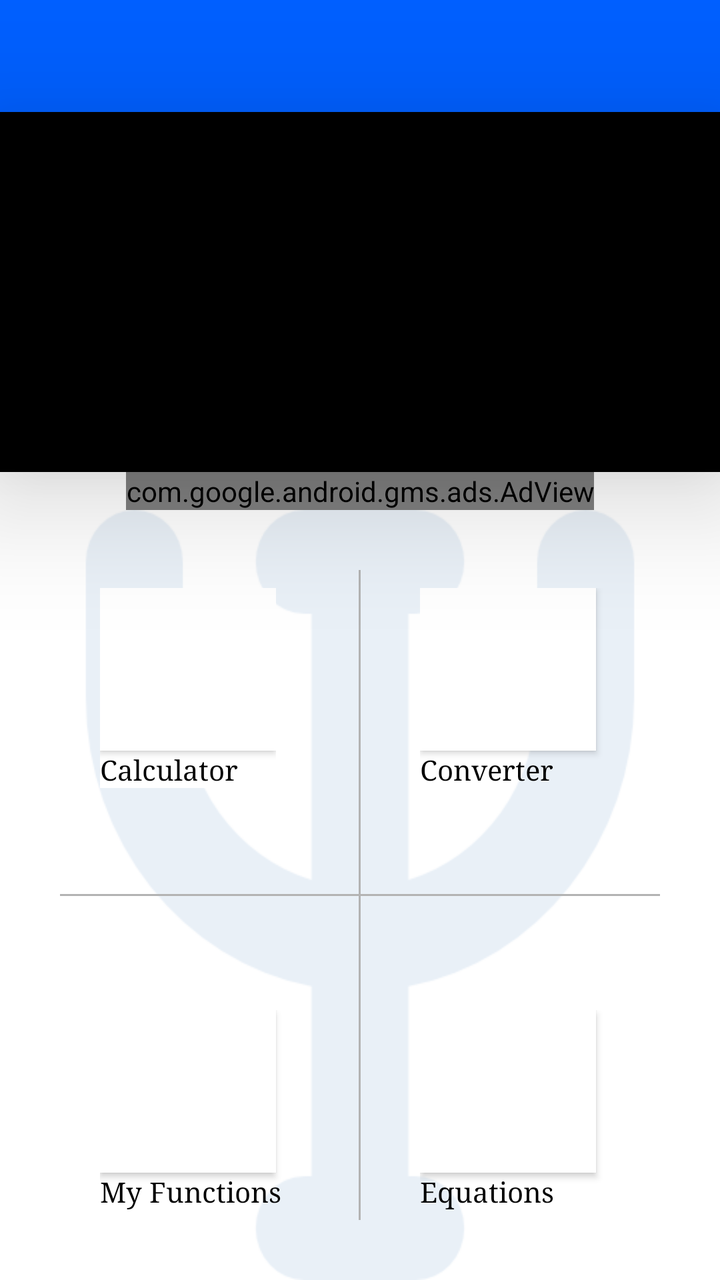
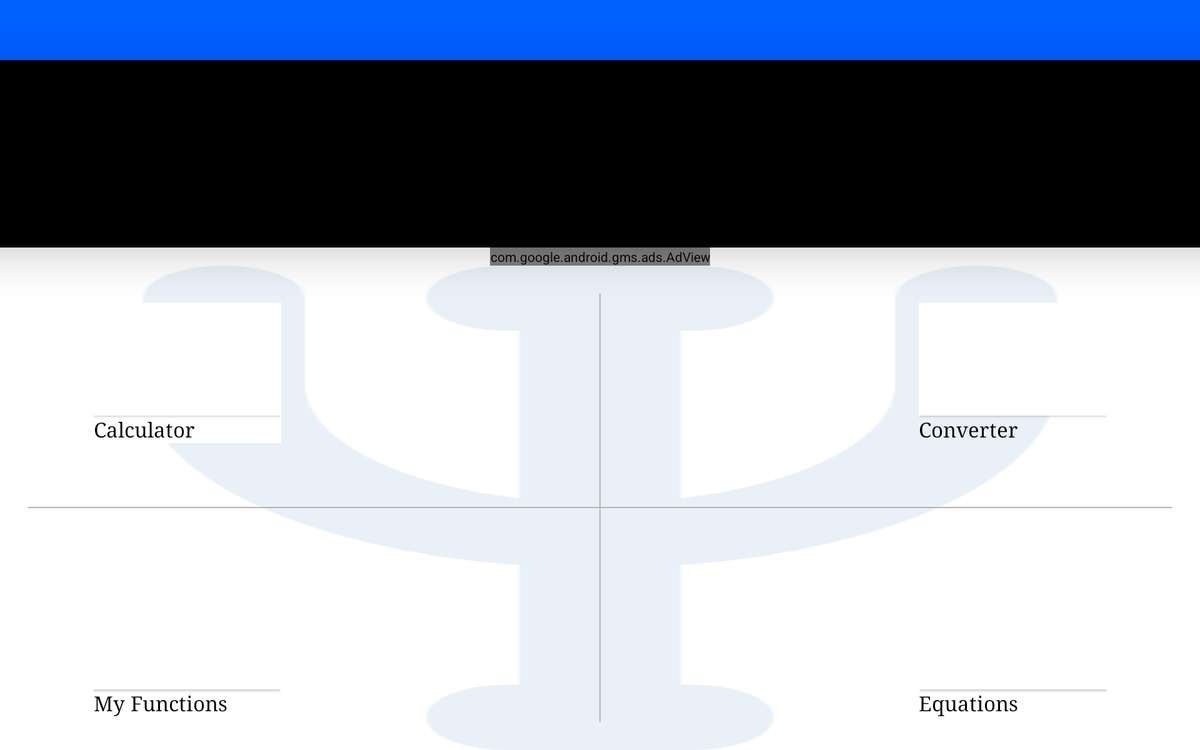

The same Android screen from two of the app's own layout files: first res/layout/ as a phone draws it, then the repository's variant for another configuration, drawn on a device whose configuration selects that folder. Both files follow.
<!-- AndroidManifest.xml: application theme AppTheme -->
<!-- res/layout/activity_gunnermain.xml -->
<?xml version="1.0" encoding="utf-8"?>
<android.support.v4.widget.DrawerLayout xmlns:android="http://schemas.android.com/apk/res/android"
    xmlns:tools="http://schemas.android.com/tools"
    android:layout_width="match_parent"
    android:layout_height="match_parent"
    xmlns:app="http://schemas.android.com/apk/res-auto"
    xmlns:ads="http://schemas.android.com/apk/res-auto"
    android:background="#fff"
    tools:context=".homeclasses.gunnermain"
    android:id="@+id/drawer_layout">

    <LinearLayout
        android:layout_width="match_parent"
        android:layout_height="match_parent"
        android:orientation="vertical"
        android:background="#fff">
        <android.support.v7.widget.Toolbar
            android:layout_width="match_parent"
            android:layout_height="?attr/actionBarSize"
            android:background="#005FFF"
            android:elevation="16dp"
            android:id="@+id/cb"
            android:theme="@style/AppTheme.NoActionBar"
            android:layout_marginTop="0dp"
            android:titleTextColor="?attr/titleTextColor"
            android:subtitleTextColor="#fff"
            android:transitionGroup="false"
            android:touchscreenBlocksFocus="true"/>

        <RelativeLayout
            android:layout_width="match_parent"
            android:layout_height="180dp"
            android:background="#000"
            android:elevation="36dp"
            android:id="@+id/pics">
        </RelativeLayout>


        <com.google.android.gms.ads.AdView
            android:layout_width="wrap_content"
            android:layout_height="wrap_content"
            android:id="@+id/adview"
            ads:adSize="BANNER"
            ads:adUnitId="@string/adid1"
            android:alpha="1"
            android:layout_gravity="center_horizontal"
             />

        <RelativeLayout
            android:layout_width="match_parent"
            android:layout_height="match_parent"
            android:layout_weight="1"
            android:orientation="vertical"
            android:background="@drawable/psiback"

            >
            <LinearLayout
                android:layout_width="match_parent"
                android:layout_height="match_parent"
                android:background="#fff"
                android:alpha="0.9"
                android:orientation="horizontal">

            </LinearLayout>


            <View
                android:layout_width="1dp"
                android:layout_height="match_parent"
                android:layout_centerInParent="true"
                android:background="#b3b3b3"
                android:layout_marginTop="30dp"
                android:layout_marginBottom="30dp"/>
            <View
                android:layout_width="match_parent"
                android:layout_height="1dp"
                android:layout_centerInParent="true"
                android:background="#b3b3b3"
                android:layout_marginRight="30dp"
                android:layout_marginLeft="30dp"/>
            <LinearLayout
                android:layout_width="wrap_content"
                android:layout_height="100dp"
                android:layout_marginLeft="50dp"

                android:layout_alignTop="@+id/cd1"
                android:layout_alignParentLeft="true"
                android:layout_alignParentStart="true"
                    android:orientation="vertical"
                    android:background="#fff">
                    <Button
                        android:layout_width="wrap_content"
                        android:layout_height="wrap_content"
                        android:id="@+id/CALCULATOR"
                        android:layout_weight="1"
                        android:background="#fff"
                        android:onClick="Calculator"
                        android:textColor="#005fff"

                        />
                    <TextView
                        android:layout_width="wrap_content"
                        android:layout_height="wrap_content"
                        android:layout_gravity="bottom"

                        android:text="@string/calculator"
                        android:textColor="#000"
                        android:fontFamily="serif"/>
                </LinearLayout>



<LinearLayout
    android:layout_width="100dp"
    android:layout_height="100dp"

    android:layout_alignParentTop="true"
    android:layout_alignParentRight="true"
    android:layout_alignParentEnd="true"
android:id="@+id/cd1"
    android:layout_marginTop="39dp"
    android:layout_marginRight="50dp"
    android:orientation="vertical">
    <Button
        android:layout_width="wrap_content"
        android:layout_height="wrap_content"
       android:layout_weight="1"
        android:id="@+id/button2"
android:background="#fff"
        android:onClick="converter"
        android:textColor="#005fff"
 />
    <TextView
        android:layout_width="wrap_content"
        android:layout_height="wrap_content"
        android:text="@string/converter"
        android:textColor="#000"
        android:fontFamily="serif"/>
</LinearLayout>




    <LinearLayout
        android:layout_width="100dp"
        android:layout_height="100dp"
        android:orientation="vertical"
        android:id="@+id/cd2"
        android:layout_alignTop="@+id/cd4"
        android:layout_alignLeft="@+id/cd1"
        android:layout_alignStart="@+id/cd1">
            <Button
                android:layout_width="wrap_content"
                android:layout_weight="1"
                android:id="@+id/button"
android:background="#fff"
                android:onClick="equations"
                android:textColor="#005fff"
                android:layout_height="wrap_content" />
    <TextView
        android:layout_width="wrap_content"
        android:layout_height="wrap_content"
        android:layout_gravity="bottom"
        android:text="@string/equation"
        android:textColor="#000"
        android:fontFamily="serif"/>
    </LinearLayout>



<LinearLayout
    android:layout_width="100dp"
    android:layout_height="100dp"
    android:orientation="vertical"
    android:layout_marginLeft="50dp"
    android:id="@+id/cd4"
    android:layout_alignParentBottom="true"
    android:layout_alignParentLeft="true"
    android:layout_alignParentStart="true"
    android:layout_marginBottom="35dp">
            <Button
                android:layout_width="wrap_content"
                android:layout_height="wrap_content"
                android:id="@+id/button3"
                android:layout_row="1"
                android:layout_weight="1"
                android:layout_column="0"
android:background="#fff"
                android:onClick="personal"

                />
    <TextView
        android:layout_width="wrap_content"
        android:layout_height="wrap_content"
        android:text="@string/myfunctions"
        android:fontFamily="serif"
        android:textColor="#000"
        android:gravity="bottom"/>
</LinearLayout>
        </RelativeLayout>

    </LinearLayout>

    <android.support.design.widget.NavigationView
        android:layout_width="wrap_content"
        android:layout_height="match_parent"
        android:layout_gravity="start"
        android:fitsSystemWindows="true"
        app:headerLayout="@layout/header"
        app:menu="@menu/drawer_menu"
        android:id="@+id/nview">

    </android.support.design.widget.NavigationView>


</android.support.v4.widget.DrawerLayout>
<!-- res/layout/header.xml (included above) -->
<?xml version="1.0" encoding="utf-8"?>
<RelativeLayout xmlns:android="http://schemas.android.com/apk/res/android"
    android:orientation="vertical"
    android:layout_width="match_parent"
    android:layout_height="200dp"
    android:background="#000"
>

    <RelativeLayout
        android:layout_width="match_parent"
        android:layout_height="match_parent"
android:alpha="0.95"
    android:background="@drawable/headergradient"/>
    <TextView
        android:layout_width="wrap_content"
        android:layout_height="wrap_content"
        android:text="CalSci"
        android:textSize="70sp"
        android:layout_centerInParent="true"
        android:textColor="#fff"
        android:fontFamily="cursive"/>
</RelativeLayout>
<!-- resources referenced by this layout -->
<resources>
  <!-- drawable headergradient (drawable) -->
  <?xml version="1.0" encoding="utf-8"?>
  <shape xmlns:android="http://schemas.android.com/apk/res/android"
      android:shape="rectangle">
  <gradient
      android:type="linear"
  
      android:angle="270"
      android:startColor="#005"
      android:centerColor="#005fff"
      android:endColor="#4b6c"/>
      </shape>
  <!-- drawable psiback: png bitmap (drawable, 24039 bytes) -->
  <string name="adid1">   ca-app-pub-1220923402157861/8438626400</string>
  <string name="calculator">Calculator</string>
  <string name="converter">Converter</string>
  <string name="equation">Equations</string>
  <string name="myfunctions">My Functions</string>
  <!-- from res/values-v21/ -->
  <style name="AppTheme.NoActionBar">
                  <item name="windowActionBar">false</item>
                  <item name="windowNoTitle">true</item>
                  <item name="android:windowDrawsSystemBarBackgrounds">true</item>
                  <item name="android:statusBarColor">#000</item>
                  <item name="android:actionMenuTextColor">#fff</item>
                  <item name="android:textColorSecondary">#fff</item>
  
          </style>
  <style name="AppTheme" parent="Theme.AppCompat.Light.DarkActionBar">
          
          <item name="colorPrimary">@color/colorPrimary</item>
          <item name="colorPrimaryDark">@color/colorPrimaryDark</item>
          <item name="colorAccent">@color/colorAccent</item>
          <item name="windowActionBar">false</item>
          <item name="windowNoTitle">true</item>
          <item name="android:actionMenuTextColor">#fff</item>
  
      </style>
</resources>
<!-- res/layout-xlarge-land/activity_gunnermain.xml (the repository's variant of the layout above) -->
<!-- drawn on a large tablet held sideways -->
<?xml version="1.0" encoding="utf-8"?>
<android.support.v4.widget.DrawerLayout xmlns:android="http://schemas.android.com/apk/res/android"
    xmlns:tools="http://schemas.android.com/tools"
    android:layout_width="match_parent"
    android:layout_height="match_parent"
    xmlns:app="http://schemas.android.com/apk/res-auto"
    xmlns:ads="http://schemas.android.com/apk/res-auto"
    android:background="#fff"
    tools:context=".homeclasses.gunnermain"
    android:id="@+id/drawer_layout">

    <LinearLayout
        android:layout_width="match_parent"
        android:layout_height="match_parent"
        android:orientation="vertical"
        android:background="#fff">
        <android.support.v7.widget.Toolbar
            android:layout_width="match_parent"
            android:layout_height="?attr/actionBarSize"
            android:background="#005FFF"
            android:elevation="16dp"
            android:id="@+id/cb"
            android:theme="@style/AppTheme.NoActionBar"
            android:layout_marginTop="0dp"
            android:titleTextColor="?attr/titleTextColor"
            android:subtitleTextColor="#fff"
            android:transitionGroup="false"
            android:touchscreenBlocksFocus="true"/>
        <RelativeLayout
            android:layout_width="match_parent"
            android:layout_height="200dp"
            android:background="#000"
            android:elevation="36dp"
            android:id="@+id/pics">


        </RelativeLayout>
        <com.google.android.gms.ads.AdView
            android:layout_width="wrap_content"
            android:layout_height="wrap_content"
            android:id="@+id/adview"
            ads:adSize="BANNER"
            ads:adUnitId="@string/adid1"
            android:layout_gravity="center_horizontal"
            android:layout_centerVertical="true"
            android:layout_centerHorizontal="true" />
        <RelativeLayout
            android:layout_width="match_parent"
            android:layout_height="match_parent"
            android:layout_weight="1"
            android:orientation="vertical"
            android:background="@drawable/psiback"

            >
            <LinearLayout
                android:layout_width="match_parent"
                android:layout_height="match_parent"
                android:background="#fff"
                android:alpha="0.9"
                android:orientation="horizontal">

            </LinearLayout>


            <View
                android:layout_width="1dp"
                android:layout_height="match_parent"
                android:layout_centerInParent="true"
                android:background="#b3b3b3"
                android:layout_marginTop="30dp"
                android:layout_marginBottom="30dp"/>
            <View
                android:layout_width="match_parent"
                android:layout_height="1dp"
                android:layout_centerInParent="true"
                android:background="#b3b3b3"
                android:layout_marginRight="30dp"
                android:layout_marginLeft="30dp"/>
            <LinearLayout
                android:layout_width="200dp"
                android:layout_height="150dp"
                android:layout_marginLeft="100dp"

                android:layout_alignTop="@+id/cd1"

                    android:orientation="vertical"
                    android:background="#fff">
                    <Button
                        android:layout_width="match_parent"
                        android:layout_weight="1"
                        android:layout_height="wrap_content"
                        android:id="@+id/CALCULATOR"
                        android:background="#fff"
                        android:onClick="Calculator"
                        android:textColor="#005fff"

                        />
                    <TextView
                        android:layout_width="wrap_content"
                        android:layout_height="wrap_content"
                        android:layout_gravity="bottom"
                        android:textSize="22sp"
                        android:text="@string/calculator"
                        android:textColor="#000"
                        android:fontFamily="serif"/>
                </LinearLayout>



            <LinearLayout
                android:layout_width="200dp"
                android:layout_height="150dp"

                android:layout_alignParentTop="true"
                android:layout_alignParentRight="true"
                android:layout_alignParentEnd="true"
                android:id="@+id/cd1"
                android:layout_marginTop="39dp"
                android:layout_marginRight="100dp"
                    android:orientation="vertical">
                    <Button
                        android:layout_width="match_parent"
                        android:layout_height="wrap_content"
                        android:layout_weight="1"
                        android:id="@+id/button2"
                        android:background="#fff"
                        android:onClick="converter"
                        android:textColor="#005fff"
                        />
                    <TextView
                        android:layout_width="wrap_content"
                        android:layout_height="wrap_content"
                        android:text="@string/converter"
                        android:textColor="#000"
                        android:textSize="22sp"
                        android:fontFamily="serif"/>
                </LinearLayout>



            <LinearLayout
                android:layout_width="200dp"
                android:layout_height="150dp"
                android:layout_marginRight="20dp"
                android:id="@+id/cd2"
                android:layout_alignTop="@+id/cd4"
                android:layout_alignLeft="@+id/cd1"
                android:layout_alignStart="@+id/cd1"
                    android:orientation="vertical">
                    <Button
                        android:layout_width="match_parent"
                        android:layout_weight="1"
                        android:id="@+id/button"
                        android:background="#fff"
                        android:onClick="equations"
                        android:textColor="#005fff"
                        android:layout_height="wrap_content" />
                    <TextView
                        android:layout_width="wrap_content"
                        android:layout_height="wrap_content"
                        android:layout_gravity="bottom"
                        android:text="@string/equation"
                        android:textColor="#000"
                        android:textSize="22sp"
                        android:fontFamily="serif"/>
                </LinearLayout>



            <LinearLayout
                android:layout_width="200dp"
                android:layout_height="150dp"
                android:layout_marginLeft="100dp"
                android:id="@+id/cd4"
                android:layout_alignParentBottom="true"

                android:layout_marginBottom="35dp"
                    android:orientation="vertical">
                    <Button
                        android:layout_width="match_parent"
                        android:layout_height="wrap_content"
                        android:id="@+id/button3"
                        android:layout_weight="1"
                        android:background="#fff"
                        android:onClick="personal"

                        />
                    <TextView
                        android:layout_width="wrap_content"
                        android:layout_height="wrap_content"
                        android:text="@string/myfunctions"
                        android:fontFamily="serif"
                        android:textColor="#000"
                        android:textSize="22sp"
                        android:gravity="bottom"/>
                </LinearLayout>
        </RelativeLayout>
    </LinearLayout>

    <android.support.design.widget.NavigationView
        android:layout_width="wrap_content"
        android:layout_height="match_parent"
        android:layout_gravity="start"
        android:fitsSystemWindows="true"
        app:headerLayout="@layout/header"
        app:menu="@menu/drawer_menu"
        android:id="@+id/nview">

    </android.support.design.widget.NavigationView>


</android.support.v4.widget.DrawerLayout>
